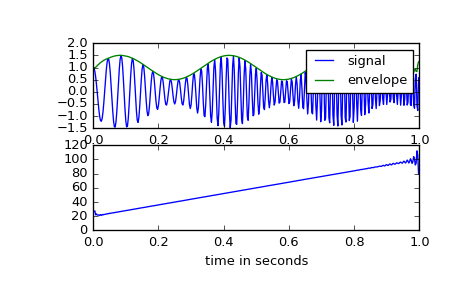

Here is the Python script that generated this plot:
# In this example we use the Hilbert transform to determine the amplitude
# envelope and instantaneous frequency of an amplitude-modulated signal.

import numpy as np
import matplotlib.pyplot as plt
from scipy.signal import hilbert, chirp

duration = 1.0
fs = 400.0
samples = int(fs*duration)
t = np.arange(samples) / fs

# We create a chirp of which the frequency increases from 20 Hz to 100 Hz and
# apply an amplitude modulation.

signal = chirp(t, 20.0, t[-1], 100.0)
signal *= (1.0 + 0.5 * np.sin(2.0*np.pi*3.0*t) )

# The amplitude envelope is given by magnitude of the analytic signal. The
# instantaneous frequency can be obtained by differentiating the
# instantaneous phase in respect to time. The instantaneous phase corresponds
# to the phase angle of the analytic signal.

analytic_signal = hilbert(signal)
amplitude_envelope = np.abs(analytic_signal)
instantaneous_phase = np.unwrap(np.angle(analytic_signal))
instantaneous_frequency = (np.diff(instantaneous_phase) /
                           (2.0*np.pi) * fs)

fig = plt.figure()
ax0 = fig.add_subplot(211)
ax0.plot(t, signal, label='signal')
ax0.plot(t, amplitude_envelope, label='envelope')
ax0.set_xlabel("time in seconds")
ax0.legend()
ax1 = fig.add_subplot(212)
ax1.plot(t[1:], instantaneous_frequency)
ax1.set_xlabel("time in seconds")
ax1.set_ylim(0.0, 120.0)
